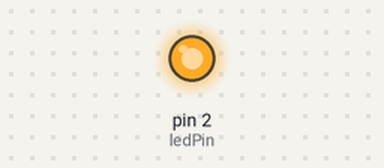
The sketch below on a simulated Arduino Uno, built with avr-gcc and run on an emulated ATmega328P. Shown: output pins drawn as LEDs (lit = HIGH).

Above: at 0.1 s.
Timing chart, 0 to 1.6 s (numbered marks = the images above):
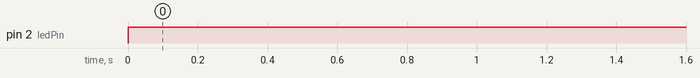

The sketch:

sketch_jul11a.ino
```cpp
int ledPin = 2; //定义引脚

void setup() {
  // put your setup code here, to run once:
  pinMode(ledPin,OUTPUT); //输出模式

}

void loop() {
  // put your main code here, to run repeatedly:
  digitalWrite(ledPin, 1); //引脚
}
```

Measured:
- by itself, pin 2 (ledPin): LOW → HIGH at 0.00 s
